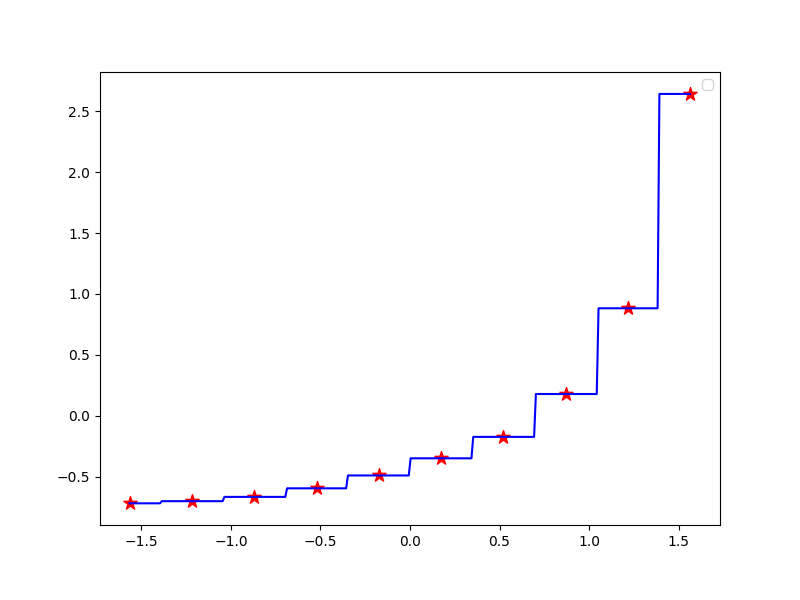

This figure's Python source:
#!/usr/bin/env python3
# -*- coding: utf-8 -*-
"""
Created on Mon Jan 14 22:33:57 2019

@author: parthgoyal123
"""

''' ---------- Decision Tree Regression ------------ '''

# ====== Preprocessing ====== #

# Importing the required libraries
# ---> Numpy arrays are the most convinient way to work on Machine Learning models
# ---> Matplotlib allows us to visualise our model in form of various plots/figures
# ---> Pandas allows us to import the dataset efficiently
import numpy as np
import matplotlib.pyplot as plt
import pandas as pd

# Importing the dataset using pandas library
# ---> pandas create a dataframe of the dataset
# ---> iloc : It locates the column by its index. In other words, using ’iloc’ allows us to take columns by just taking their index.
# ---> .values : It returns the values of the column (by their index) inside a Numpy array(way more efficient than a list)
dataset = pd.read_csv("Filename.csv")
X = dataset.iloc[:, 1:2].values
y = dataset.iloc[:, -1].values

"""
# Fixing the missing values from the dataset using sklearn.impute
# ---> Importing the SimpleImputer class from the sklearn.impute library
# ---> .fit : The fit part is used to extract some info of the data on which the object is applied
# ---> .transform : the transform part is used to apply some transformation
from sklearn.impute import SimpleImputer
imputer = SimpleImputer(missing_values = np.nan, strategy = 'mean')
X[:, [1,2]] = imputer.fit_transform(X[:, [1,2]])

# Encoding categorical data (optional part, depends on the dataset)
# ---> LabelEncoder encodes the categorical data to [0, n_values]
# ---> OneHotEncoder seperates the LabelEncoded values to different columns, appended leftmost of the dataset
from sklearn.preprocessing import LabelEncoder, OneHotEncoder
labelencoder_x = LabelEncoder()
labelencoder_y = LabelEncoder()
onehotencoder = OneHotEncoder(categorical_features= [-1])
X[:, -1] = labelencoder_x.fit_transform(X[:, -1])
X = onehotencoder.fit_transform(X).toarray()

# When the categorical types >= 3, we need to avoid the dummy variable trap
X = X[:, 1:]

# Dividing the dataset to training and test set
# ---> train_test_split : function of the sklearn.model_selection library that splits the dataset to training and test sets
# ---> random_state : this parameter is essential to get the same training and test splits(when improving the model time by time)
from sklearn.model_selection import train_test_split
X_train, X_test, y_train, y_test = train_test_split(X, y, test_size = 0.2, random_state = 1)
"""

# Feature Scaling the data --->> For all Tree algorithms, feature scaling is must
# ---> StandardScaler : no parameters are to be passed to this class, only an object is to be made
from sklearn.preprocessing import StandardScaler
scale_X = StandardScaler()
scale_y = StandardScaler()
X = scale_X.fit_transform(X)
y = scale_y.fit_transform(y.reshape(-1,1))
y = y.ravel()

# ====== Regression ====== #

# Fitting DecisionTree Regressor to our dataset
# ---> .fit : fits linear regressor to the data
# ---> .predict : method that predicts the value of the dependent variable as per the Decision Tree model
from sklearn.tree import DecisionTreeRegressor
dectree_regressor = DecisionTreeRegressor(criterion = 'mse', random_state = 1)
dectree_regressor.fit(X, y)
y_pred_dectree = dectree_regressor.predict(X)

# Formation of a new grid for better visualisation of plot
X_grid_scaled = np.arange(min(X), max(X), 0.01)
X_grid_scaled = X_grid_scaled.reshape(len(X_grid_scaled), 1)

# Visualising Naive Support Vector Regression
fig = plt.figure(dpi = 100, figsize = (8,6))
plt.scatter(X, y, color = 'red', s = 100, marker = '*')
plt.plot(X_grid_scaled, dectree_regressor.predict(X_grid_scaled), color = 'blue')
plt.title('')
plt.xlabel('')
plt.ylabel('')
plt.legend()
plt.show()
fig.savefig('Decision_Tree_Regression.png')

# ---> Here, we are not trying to enhance the model like in others because randomforest in an extension of decision tree and we will thoroughly improve our model their

# Getting the Actual data back
X = scale_X.inverse_transform(X)

# Getting the Actual y_pred(Original)
y = scale_y.inverse_transform(y)
y_pred_not_scaled = scale_y.inverse_transform(dectree_regressor.predict(scale_X.transform(X)))

# ============== Decision Tree Regression Complete =============== #